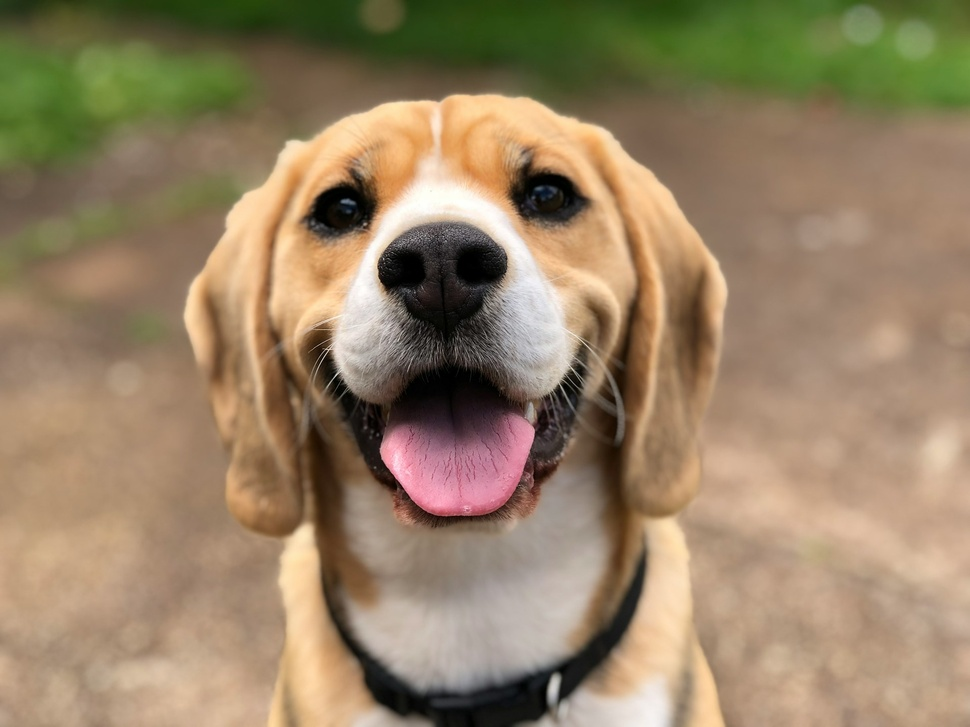
#> input picture image.jpg, 970 x 727 px, shrunk from 1920 x 1440 before the run
$ python main.py
#> lines starting #> are read from the running program, lines starting #| are printed output that depends on the picture; after the words box and inside, x2 and y2 are one past the last pixel; in counts of white or black regions, pixels touching at a corner belong together
import numpy as np
import cv2 as cv
from matplotlib import pyplot as plt


img = cv.imread('image.jpg',0)
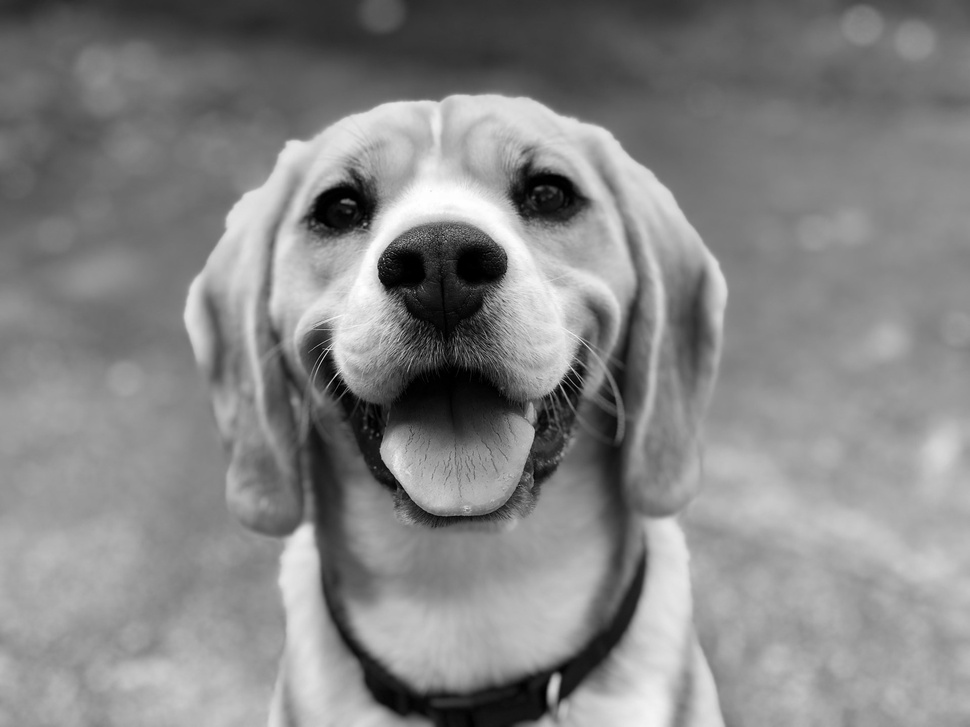
#> img: shape (727, 970); min 0, max 255, mean 133.1


img = cv.medianBlur(img,5)
ret,th30 = cv.threshold(img,30,255,cv.THRESH_BINARY)
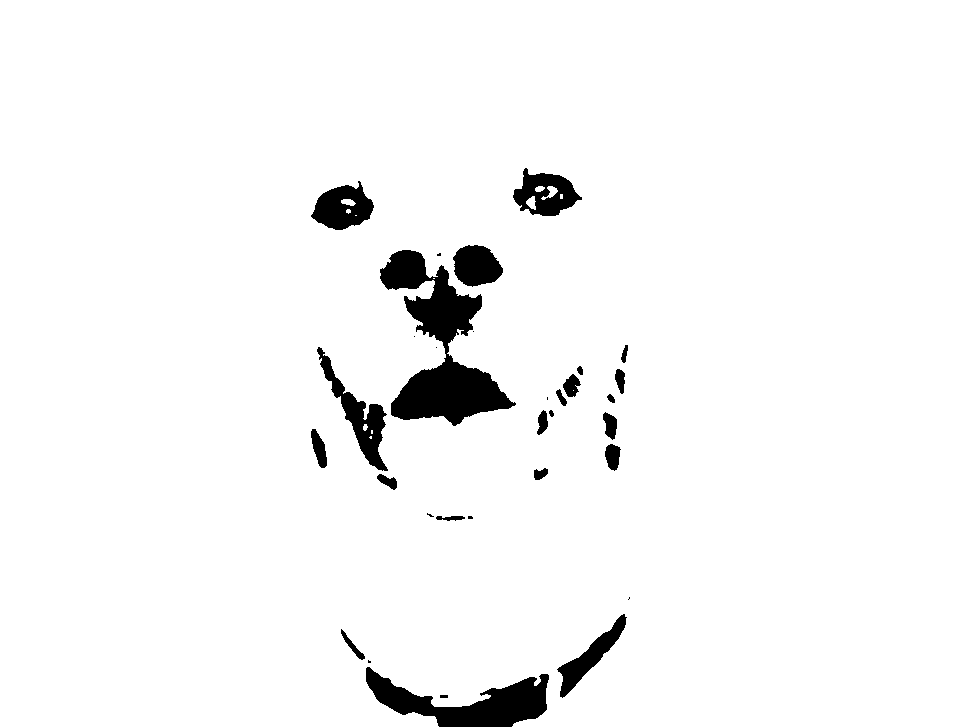
#> th30: shape (727, 970); 96.3% white; 32 black regions (9 under 20 px), largest, box (x1, y1, x2, y2) and area: (380, 250, 516, 426) 9429, (366, 667, 549, 727) 4997, (317, 347, 388, 471) 2243
ret,th150 = cv.threshold(img,150,255,cv.THRESH_BINARY)
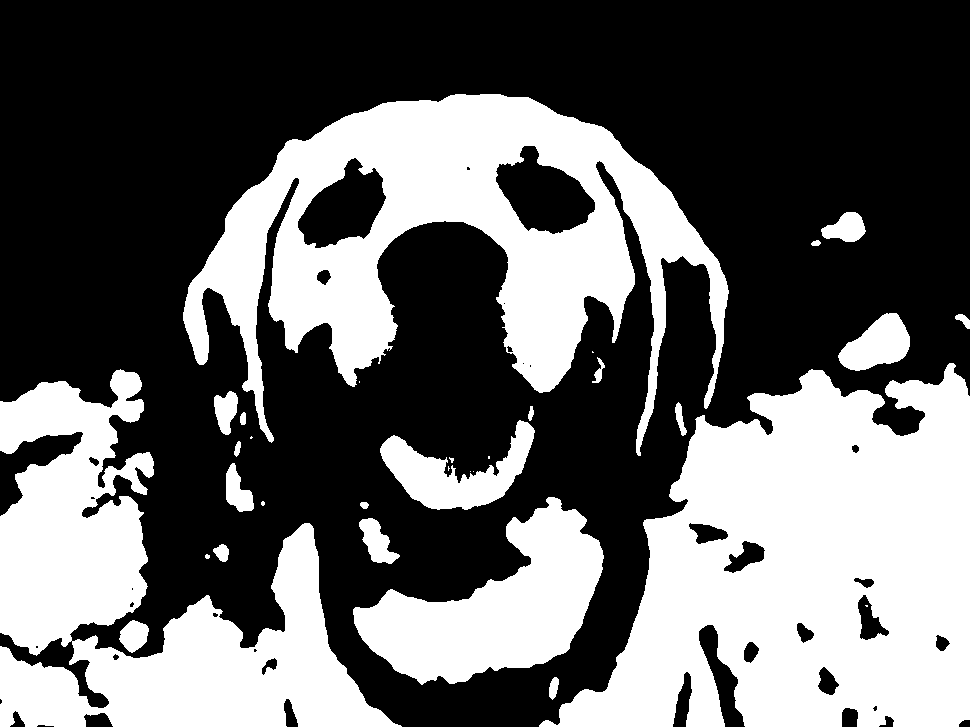
#> th150: shape (727, 970); 39.5% white; 32 white regions (10 under 20 px), largest, box (x1, y1, x2, y2) and area: (539, 363, 970, 727) 101166, (183, 94, 729, 456) 76879, (0, 369, 402, 727) 63934
ret,th200 = cv.threshold(img,200,255,cv.THRESH_BINARY)
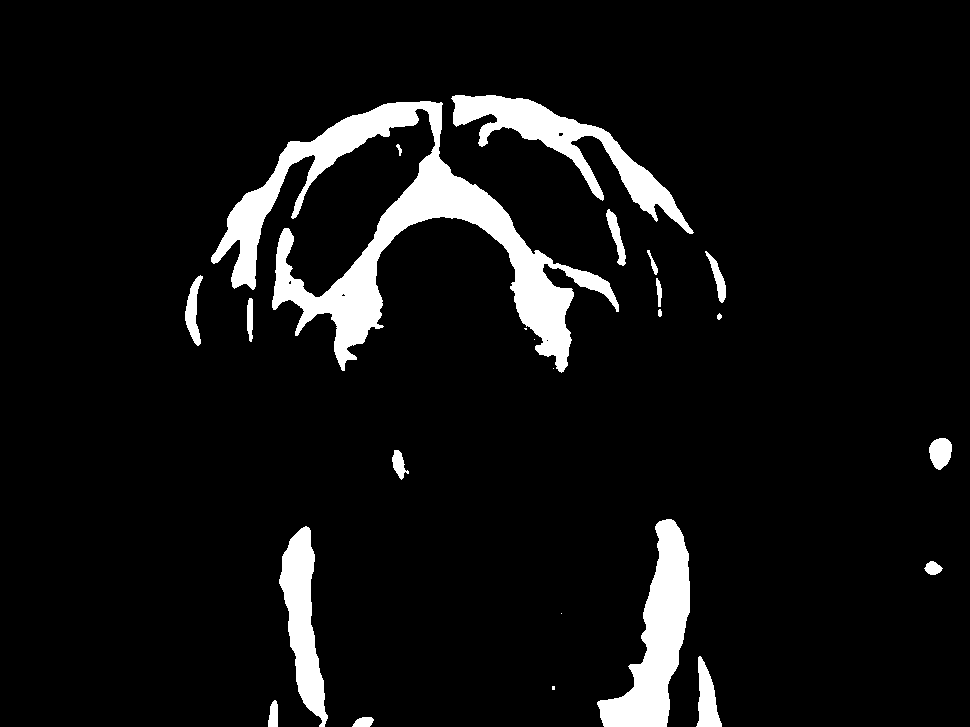
#> th200: shape (727, 970); 7.2% white; 24 white regions (5 under 20 px), largest, box (x1, y1, x2, y2) and area: (211, 101, 619, 373) 25839, (597, 519, 690, 727) 8443, (451, 95, 694, 234) 7439
th_Mean = cv.adaptiveThreshold(img,255,cv.ADAPTIVE_THRESH_MEAN_C,cv.THRESH_BINARY,11,2)
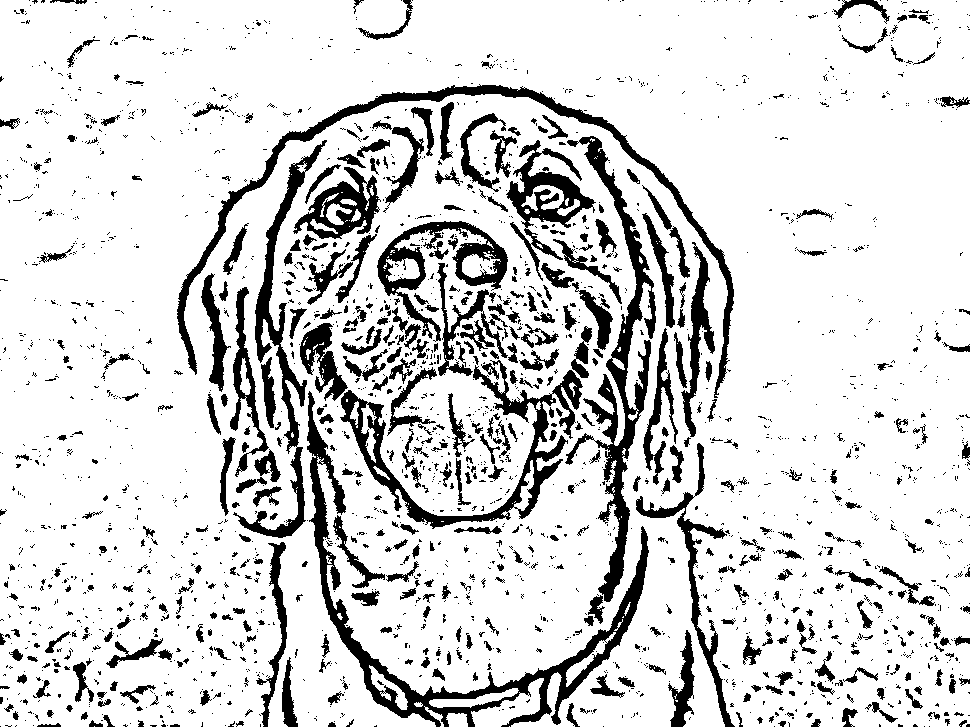
#> th_Mean: shape (727, 970); 84.5% white; 2412 black regions (1934 under 20 px), largest, box (x1, y1, x2, y2) and area: (307, 391, 649, 727) 10157, (565, 136, 656, 602) 7870, (177, 84, 734, 398) 7086
th_Gaussian = cv.adaptiveThreshold(img,255,cv.ADAPTIVE_THRESH_GAUSSIAN_C,cv.THRESH_BINARY,11,2)
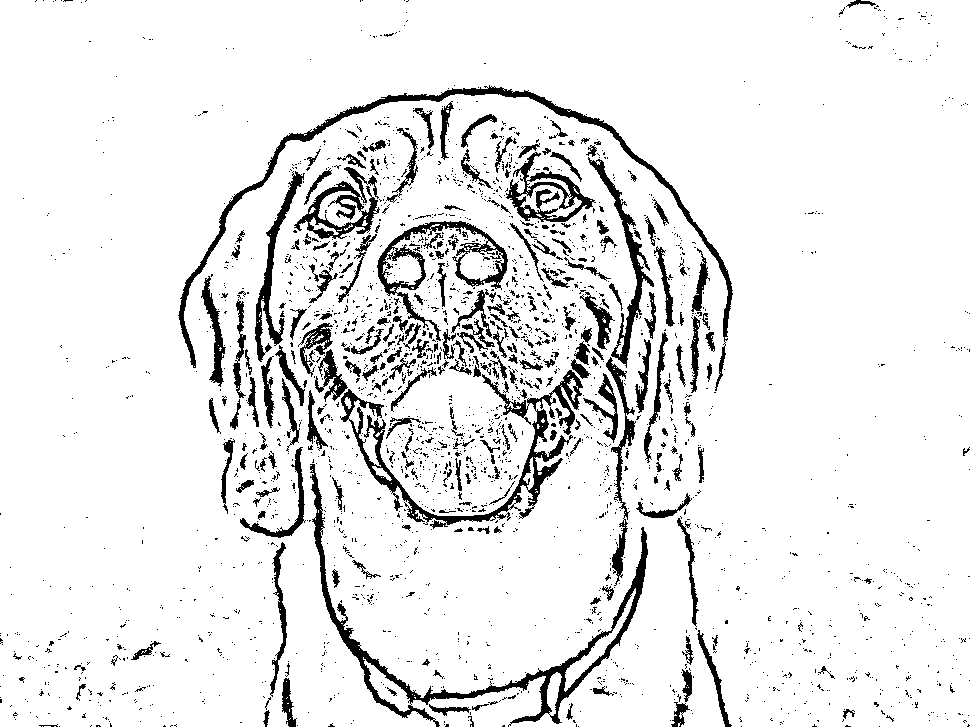
#> th_Gaussian: shape (727, 970); 91.2% white; 2344 black regions (2073 under 20 px), largest, box (x1, y1, x2, y2) and area: (310, 464, 648, 727) 5728, (340, 370, 583, 529) 5227, (178, 85, 733, 391) 4930


plt.subplot(2,3,1),plt.imshow(img,cmap = 'gray')
plt.title('Original'), plt.xticks([]), plt.yticks([])
plt.subplot(2,3,2),plt.imshow(th30,cmap = 'gray')
plt.title('Limiar (v=30)'), plt.xticks([]), plt.yticks([])
plt.subplot(2,3,3),plt.imshow(th150,cmap = 'gray')

plt.title('Limiar (v=150)'), plt.xticks([]), plt.yticks([])
plt.subplot(2,3,4),plt.imshow(th200,cmap = 'gray')
plt.title('Limiar (v=200)'), plt.xticks([]), plt.yticks([])
plt.subplot(2,3,5),plt.imshow(th_Mean,cmap = 'gray')
plt.title('Adaptativo da média'), plt.xticks([]), plt.yticks([])
plt.subplot(2,3,6),plt.imshow(th_Gaussian,cmap = 'gray')
plt.title('Adaptativo Gaussiano'), plt.xticks([]), plt.yticks([])
plt.show()
